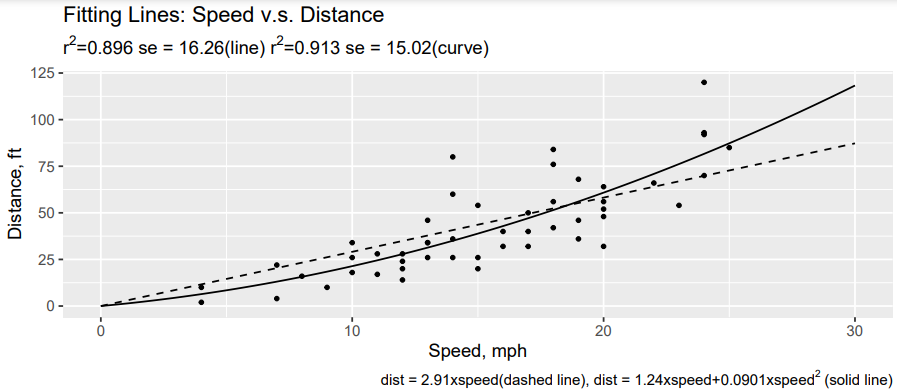

Reproduce this figure in R.
library("datasets")
library(ggplot2)

data(cars)
str(cars)
data = cars

# line
n <- length(data$speed)
r <- cor(data$speed, data$dist, method = "pearson")
r

model1 <- lm(dist~speed+0, data = data)
summary(model1)
b1 <- model1$coefficients[1]


pre.x <- seq(0,30,0.01)
pre.y <- b1*pre.x
line <- data.frame(x=pre.x,y=pre.y)

# curve
model2 <- lm(dist~speed+I(speed^2)+0, data = data)
summary(model2) 
a2 <- model2$coefficients[1]
b2 <- model2$coefficients[2]

pre.x <- seq(0,30,0.01)
pre.y <- a2*pre.x+b2*pre.x^2
curve <- data.frame(x=pre.x,y=pre.y)

sub1.text <- expression(paste("r"^"2","=0.896"," se = 16.26(line)"," r"^"2","=0.913"," se = 15.02(curve)"))
sub2.text <- expression(paste("dist = ","2.91xspeed(dashed line), dist = 1.24xspeed+0.0901xspeed"^"2"~"(solid line)"))

ggplot(data = data, aes(speed,dist)) +
  geom_point(size = 0.9) +
  geom_line(data = line, aes(x,y),linetype = 2)+
  geom_line(data = curve, aes(x,y),linetype = 1)+
  labs(title = "Fitting Lines: Speed v.s. Distance",
       subtitle = sub1.text,
       caption = sub2.text,
       x = "Speed, mph",
       y = "Distance, ft")+
  ylim(0,125)+
  xlim(0,30)+
  scale_y_continuous(breaks = seq(0, 125, 25))
